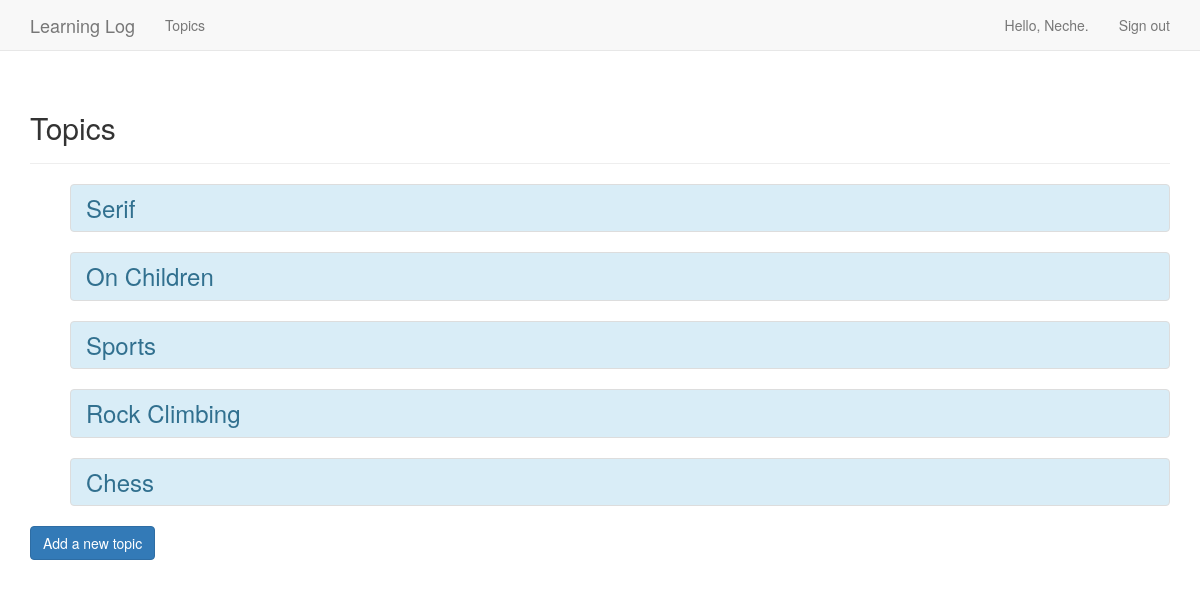
Screenshot of /topics/ (signed in) with the database file from the repository.
### learning_logs/models.py (models this page shows)
class Topic(models.Model):
    text = models.CharField(max_length=200)
    date_added = models.DateTimeField(auto_now_add=True)
    owner = models.ForeignKey(User, on_delete=models.CASCADE)
    def __str__(self):
        return self.text

### learning_logs/views.py (the view)
# urls.py: path('topics/', views.topics, name='topics'),
@login_required
def topics(request):
    topics = Topic.objects.filter(owner=request.user).order_by('-date_added')
    context = {'topics' : topics}
    return render(request, 'learning_logs/topics.html', context)

### learning_logs/templates/learning_logs/topics.html
{% extends "learning_logs/base.html" %}
{% load bootstrap3%}
{% block header%}
<h2>Topics</h2>
{% endblock%}
{% block content %}
 <ul style="list-style-type: none;">
    {% for topic in topics%}
      <li>
        <h3><a href="{% url 'learning_logs:topic' topic_id=topic.id %}"  class="list-group-item list-group-item-action list-group-item-info">{{topic}}</a></h3>
      </li>
    {% empty %}
      <li>No topics have been added yet.</li>
    {% endfor %}
 </ul>
 {% buttons%}
 <h3><a href="{% url 'learning_logs:new_topic' %}" class="btn btn-primary">Add a new topic</a></h3>
 {% endbuttons%}
{% endblock %}

### learning_logs/templates/learning_logs/base.html (shortened to what this page needs)
{% load bootstrap3 %}
<!DOCTYPE html>
<html lang="en">
<head>
  {% bootstrap_css %}
</head>
<body>
  <nav class="navbar navbar-default navbar-static-top">
    <div class="container">
      <div class="navbar-header">
        <a class="navbar-brand" href="{% url 'learning_logs:index' %}">Learning Log</a>
      </div>
      <div id="navbar" class="navbar-collapse collapse">
        <ul class="nav navbar-nav">
          <li><a href="{% url 'learning_logs:topics' %}">Topics</a></li>
        </ul>
        <ul class="nav navbar-nav navbar-right">
          {% if user.is_authenticated%}
          <li><a>Hello, {{user.username}}.</a></li>
          <li><a href="{% url 'users:logout' %}" style="color:">Sign out</a></li>
          {% else %}
          <li><a href="{% url 'users:register' %}">Sign Up</a></li>
          <li><a href="{% url 'users:login' %}">Sign In</a></li>
          {% endif %}
        </ul>
      </div>
    </div>
  </nav>
  <div class="container">
    <div class="page-header">
      {% block header %}{% endblock%}
    </div>
    <div>
      {% block content %}{% endblock%}
    </div>
  </div>
</body>
</html>

### rows the page displays
Topic: text "Serif"
Topic: text "On Children"
Topic: text "Sports"
Topic: text "Rock Climbing"
Topic: text "Chess"

### other values shown
{{ user.username }} "Neche"
